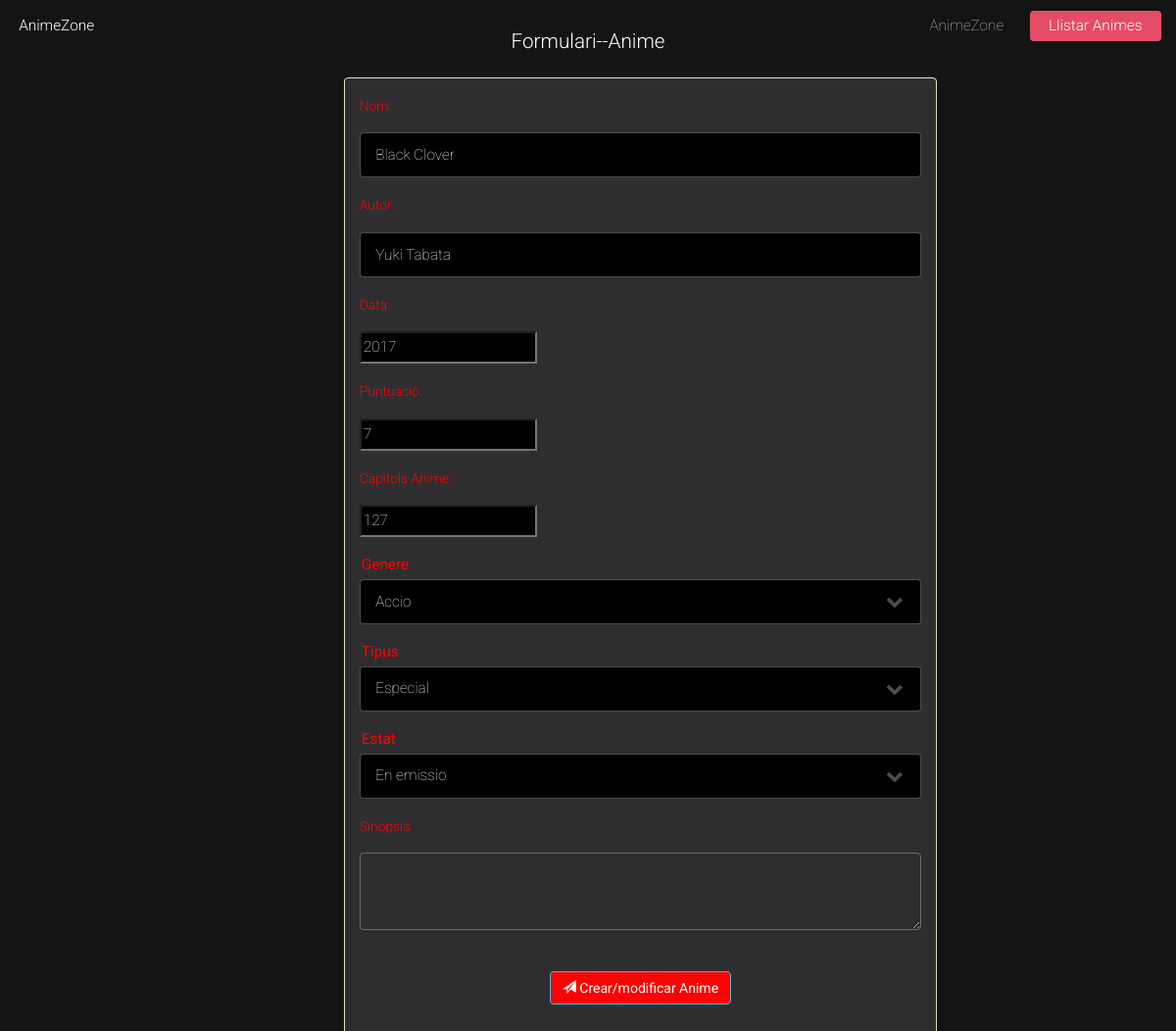
The app's page /form_anime.php?operacio=edit&id_anime=1 with its own data.
### tables this page shows
CREATE TABLE `anime` (
  `id_anime` int(11) NOT NULL,
  `nom_anime` text NOT NULL,
  `autor_anime` text NOT NULL,
  `data_anime` text NOT NULL,
  `tipus_anime` int(11) NOT NULL,
  `estat_anime` int(11) NOT NULL,
  `sinopsis_anime` text NOT NULL,
  `portada_anime` text NOT NULL,
  `puntuacio_anime` int(11) NOT NULL,
  `genere_anime` int(11) NOT NULL,
  `capitols_anime` int(11) NOT NULL
);

### form_anime.php (the view, shortened to what this page needs)
      <head>	<title>Formulari Anime</title> </head>
      <?php
    include "includes/bootstrap.php";
    include "includes/connexio.php";
    $operacio="";
    if (isset($_REQUEST["operacio"])) $operacio=$_REQUEST["operacio"];
    if ($operacio=="edit") {
        if (isset($_REQUEST["id_anime"])) {
            $id_anime=$_REQUEST["id_anime"];
            $sql = "SELECT * FROM anime a INNER JOIN genere g ON a.genere_anime=g.id_genere INNER JOIN tipus t ON a.tipus_anime=t.id_tipus INNER JOIN estat e ON a.estat_anime=e.id_estat where id_anime=" . $id_anime;
            $result = $conn->query($sql);
            if ($result->num_rows == 0) {
                tancarConnexioBD();
                header("Location: llistat_anime.php");
            } else {
                $row = $result->fetch_assoc();
            }
        } else {
            header("Location: llistat_anime.php");
        }
    }
?>
<!DOCTYPE html>
<html lang="en">
    <head>
		<link rel="stylesheet" href="assets/css/main.css" />
        <link rel="stylesheet" href="css/verd.css" />
    </head>
        <body class="is-preload landing">
		<div id="page-wrapper">
				<header id="header">
					<h1 id="logo"><a href="index.html">AnimeZone</a></h1>
					<nav id="nav">
						<ul>
							<li><a href="index.html">AnimeZone</a></li>
							<li><a href="llistat_anime.php" class="button primary">Llistar Animes</a></li>
						</ul>
                    </nav>
</header>
	<div class="container">
    <br>
		<h3><center>Formulari--Anime</center></h3>
        <div class="row myform">
			<div class="col-md-7 col-md-offset-3" >
                <div class="alert alert-success" style="color:red; background-color: rgb(46, 46, 48);">
				<form name="form_animes" action="mod_anime.php?operacio=<?=$operacio?>" role="form" method="post">
                    <div class="form-group">
						<label class="control-label" style="color:red;" for="nom_anime">Nom:</label>
						<input required type="text" size="50" style="color:white; background-color:black;" name="nom_anime" id="nom_anime" class="form-form-control-lg" placeholder="Introdueix el nom de l'anime:" value="<?php if (isset($row)) echo $row["nom_anime"]?>"/>
					</div>
                    <div class="form-group">
						<label class="control-label" style="color:red;" for="autor_anime">Autor:</label>
						<input required type="text" size="50" style="color:white; background-color:black;" name="autor_anime" id="autor_anime" class="form-form-control-lg" placeholder="Introdueix el nom de l'autor:" value="<?php if (isset($row)) echo $row["autor_anime"]?>"/>
					</div>
                    <div class="form-group">
						<label class="control-label" style="color:red;" for="data_anime">Data:</label>
						<input required type="number" size="50" style="color:white; background-color:black;" name="data_anime" id="data_anime" class="form-form-control-lg" placeholder="   Any de creació" value="<?php if (isset($row)) echo $row["data_anime"]?>"/>
					</div>
                  					<div class="form-group">
							<label class="control-label" style="color:red;" for="puntuacio_anime">Puntuació:</label>
							<input required type="number" style="color:white; background-color:black;"  name="puntuacio_anime" id="puntuacio_anime" class="form-form-control-lg" placeholder="  Puntuacio de l'1 al 9 " value="<?php if (isset($row)) echo $row["puntuacio_anime"]?>"/>
                        </div>
                        <div class="form-group">
							<label class="control-label" style="color:red;" for="capitols_anime">Capitols Anime:</label>
							<input required type="number" style="color:white; background-color:black;" name="capitols_anime" id="capitols_anime" class="form-form-control-lg" placeholder="   Capitols del anime" value="<?php if (isset($row)) echo $row["capitols_anime"]?>"/>
                        </div>
                        <div class="form-group">
                        <option selected style="color:red">Genere</option>
                        <select class="form-form-control-lg" id="genere_anime" name="genere_anime" style="color:white; background-color:black;">
                        <?php   $sql = "SELECT * FROM genere ORDER BY nom_genere;";
                        $resultSelect = $conn->query($sql);
                        while ($rowSelect = $resultSelect->fetch_assoc()) { ?>
                        <option value="<?=$rowSelect["id_genere"]?>"<?php if (isset($row)) if ($row["nom_genere"]==$rowSelect["id_genere"]) echo " checked";?>><?=$rowSelect["nom_genere"]?> </option>
                       <?php   } ?>
                        </select>
                            </div>
                         <div class="form-group">
                        <option selected style="color:red" >Tipus</option>
                        <select class="form-form-control-lg" id="tipus_anime" name="tipus_anime" style="color:white; background-color:black;">
                        <?php   $sql = "SELECT * FROM tipus ORDER BY nom_tipus;";
                        $resultSelect = $conn->query($sql);
                        while ($rowSelect = $resultSelect->fetch_assoc()) { ?>
                        <option value="<?=$rowSelect["id_tipus"]?>"<?php if (isset($row)) if ($row["nom_tipus"]==$rowSelect["id_tipus"]) echo " checked";?>><?=$rowSelect["nom_tipus"]?> </option>
                       <?php   } ?>
                        </select>
                            </div>
                        <div class="form-group">
                        <option selected style="color:red">Estat</option>
                        <select class="form-form-control-lg" id="estat_anime" name="estat_anime" style="color:white; background-color:black;">
                        <?php   $sql = "SELECT * FROM estat ORDER BY nom_estat;";
                        $resultSelect = $conn->query($sql);
                        while ($rowSelect = $resultSelect->fetch_assoc()) { ?>
                        <option value="<?=$rowSelect["id_estat"]?>"<?php if (isset($row)) if ($row["nom_estat"]==$rowSelect["id_estat"]) echo " checked";?>><?=$rowSelect["nom_estat"]?> </option>
                       <?php   } ?>
                        </select>
                            </div>
                            <div class="form-group">
                        <label style="color:red;"class="control-label" for="sinopsis_anime">Sinopsis:</label>
                        <textarea style="color:white"class="form-form-control-lg" name="sinopsis_anime" id="sinopsis_anime" value="<?php if (isset($row)) echo $row["sinopsis_anime"]?>"/></textarea>
                    </div>
                    <br>
                    <div class="form-group">
                        <center>
                            <button type="submit" style="background-color:red;" class="btn btn-info"><span class="glyphicon glyphicon-send"></span> Crear/modificar Anime</button>
                        </center>
                    </div>
				</form>
			</div>
    	</div>
	</div>
      </div>
	</body>
</html>

### css/verd.css (style rules this page uses)
html, body { background: #141414; }

### records on screen
anime: nom_anime "Black Clover", autor_anime "Yuki Tabata", data_anime "2017", puntuacio_anime "7", capitols_anime "127"

### other values on screen
form field genere_anime "Accio"
form field tipus_anime "Especial"
form field estat_anime "En emissio"
